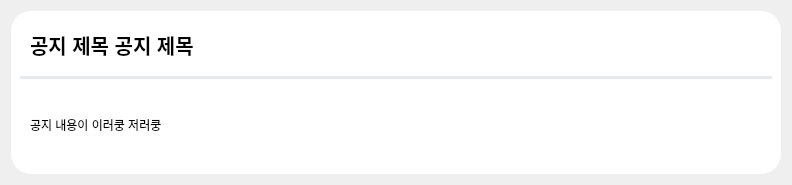
<?xml version="1.0" encoding="UTF-8"?>
<ui version="4.0">
 <class>Notice_widget</class>
 <widget class="QWidget" name="Notice_widget">
  <property name="geometry">
   <rect>
    <x>0</x>
    <y>0</y>
    <width>792</width>
    <height>181</height>
   </rect>
  </property>
  <property name="windowTitle">
   <string>Form</string>
  </property>
  <layout class="QVBoxLayout" name="verticalLayout_3">
   <item>
    <widget class="QFrame" name="main_frame">
     <property name="minimumSize">
      <size>
       <width>755</width>
       <height>163</height>
      </size>
     </property>
     <property name="maximumSize">
      <size>
       <width>16777215</width>
       <height>163</height>
      </size>
     </property>
     <property name="styleSheet">
      <string notr="true">background-color: rgb(255, 255, 255);
border-radius:20px;</string>
     </property>
     <property name="frameShape">
      <enum>QFrame::StyledPanel</enum>
     </property>
     <property name="frameShadow">
      <enum>QFrame::Raised</enum>
     </property>
     <layout class="QVBoxLayout" name="verticalLayout">
      <item>
       <layout class="QHBoxLayout" name="h_lay">
        <property name="spacing">
         <number>0</number>
        </property>
        <property name="leftMargin">
         <number>10</number>
        </property>
        <item>
         <widget class="QLabel" name="label">
          <property name="font">
           <font>
            <pointsize>15</pointsize>
            <weight>75</weight>
            <bold>true</bold>
           </font>
          </property>
          <property name="text">
           <string>공지 제목 공지 제목</string>
          </property>
         </widget>
        </item>
        <item>
         <widget class="QPushButton" name="del_btn">
          <property name="maximumSize">
           <size>
            <width>50</width>
            <height>50</height>
           </size>
          </property>
          <property name="text">
           <string/>
          </property>
          <property name="icon">
           <iconset resource="../src_img/my_qrc.qrc">
            <normaloff>:/newPrefix/close.png</normaloff>:/newPrefix/close.png</iconset>
          </property>
          <property name="iconSize">
           <size>
            <width>20</width>
            <height>20</height>
           </size>
          </property>
         </widget>
        </item>
       </layout>
      </item>
      <item>
       <widget class="Line" name="line">
        <property name="styleSheet">
         <string notr="true">background-color: #E4EAEE;</string>
        </property>
        <property name="orientation">
         <enum>Qt::Horizontal</enum>
        </property>
       </widget>
      </item>
      <item>
       <widget class="QFrame" name="frame">
        <property name="frameShape">
         <enum>QFrame::StyledPanel</enum>
        </property>
        <property name="frameShadow">
         <enum>QFrame::Raised</enum>
        </property>
        <layout class="QHBoxLayout" name="horizontalLayout">
         <property name="leftMargin">
          <number>10</number>
         </property>
         <item>
          <widget class="QLabel" name="detail_lab">
           <property name="text">
            <string>공지 내용이 이러쿵 저러쿵</string>
           </property>
           <property name="wordWrap">
            <bool>true</bool>
           </property>
          </widget>
         </item>
        </layout>
       </widget>
      </item>
     </layout>
    </widget>
   </item>
  </layout>
 </widget>
 <resources>
  <include location="../src_img/my_qrc.qrc"/>
 </resources>
 <connections/>
</ui>
